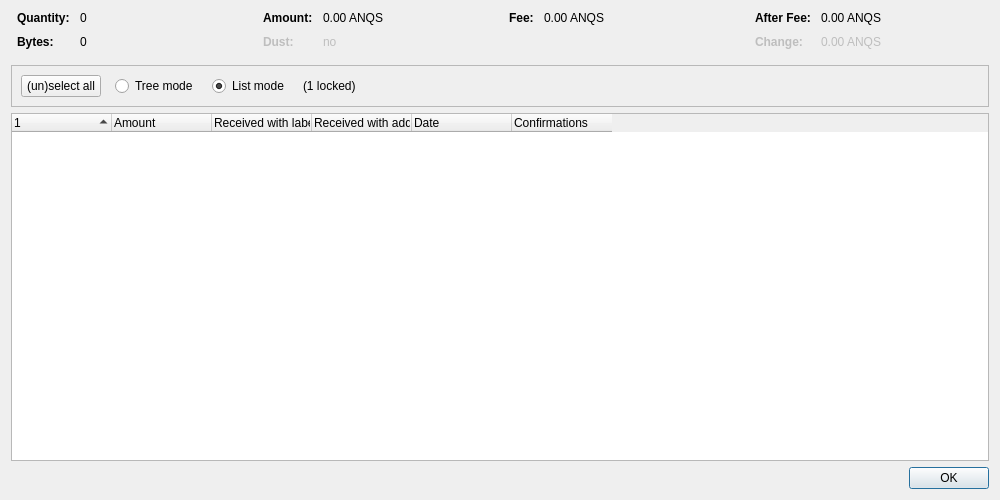
<?xml version="1.0" encoding="UTF-8"?>
<ui version="4.0">
 <class>CoinControlDialog</class>
 <widget class="QDialog" name="CoinControlDialog">
  <property name="geometry">
   <rect>
    <x>0</x>
    <y>0</y>
    <width>1000</width>
    <height>500</height>
   </rect>
  </property>
  <property name="windowTitle">
   <string>Coin Selection</string>
  </property>
  <layout class="QVBoxLayout" name="verticalLayout">
   <item>
    <layout class="QHBoxLayout" name="horizontalLayoutTop" stretch="0,0,0,0">
     <property name="topMargin">
      <number>0</number>
     </property>
     <property name="bottomMargin">
      <number>10</number>
     </property>
     <item>
      <layout class="QFormLayout" name="formLayoutCoinControl1">
       <property name="horizontalSpacing">
        <number>10</number>
       </property>
       <property name="verticalSpacing">
        <number>10</number>
       </property>
       <property name="leftMargin">
        <number>6</number>
       </property>
       <property name="rightMargin">
        <number>6</number>
       </property>
       <item row="0" column="0">
        <widget class="QLabel" name="labelCoinControlQuantityText">
         <property name="font">
          <font>
           <weight>75</weight>
           <bold>true</bold>
          </font>
         </property>
         <property name="text">
          <string>Quantity:</string>
         </property>
        </widget>
       </item>
       <item row="0" column="1">
        <widget class="QLabel" name="labelCoinControlQuantity">
         <property name="cursor">
          <cursorShape>IBeamCursor</cursorShape>
         </property>
         <property name="contextMenuPolicy">
          <enum>Qt::ActionsContextMenu</enum>
         </property>
         <property name="text">
          <string notr="true">0</string>
         </property>
         <property name="textInteractionFlags">
          <set>Qt::LinksAccessibleByMouse|Qt::TextSelectableByKeyboard|Qt::TextSelectableByMouse</set>
         </property>
        </widget>
       </item>
       <item row="1" column="0">
        <widget class="QLabel" name="labelCoinControlBytesText">
         <property name="font">
          <font>
           <weight>75</weight>
           <bold>true</bold>
          </font>
         </property>
         <property name="text">
          <string>Bytes:</string>
         </property>
        </widget>
       </item>
       <item row="1" column="1">
        <widget class="QLabel" name="labelCoinControlBytes">
         <property name="cursor">
          <cursorShape>IBeamCursor</cursorShape>
         </property>
         <property name="contextMenuPolicy">
          <enum>Qt::ActionsContextMenu</enum>
         </property>
         <property name="text">
          <string notr="true">0</string>
         </property>
         <property name="textInteractionFlags">
          <set>Qt::LinksAccessibleByMouse|Qt::TextSelectableByKeyboard|Qt::TextSelectableByMouse</set>
         </property>
        </widget>
       </item>
      </layout>
     </item>
     <item>
      <layout class="QFormLayout" name="formLayoutCoinControl2">
       <property name="horizontalSpacing">
        <number>10</number>
       </property>
       <property name="verticalSpacing">
        <number>10</number>
       </property>
       <property name="leftMargin">
        <number>6</number>
       </property>
       <property name="rightMargin">
        <number>6</number>
       </property>
       <item row="0" column="0">
        <widget class="QLabel" name="labelCoinControlAmountText">
         <property name="font">
          <font>
           <weight>75</weight>
           <bold>true</bold>
          </font>
         </property>
         <property name="text">
          <string>Amount:</string>
         </property>
        </widget>
       </item>
       <item row="0" column="1">
        <widget class="QLabel" name="labelCoinControlAmount">
         <property name="cursor">
          <cursorShape>IBeamCursor</cursorShape>
         </property>
         <property name="contextMenuPolicy">
          <enum>Qt::ActionsContextMenu</enum>
         </property>
         <property name="text">
          <string notr="true">0.00 ANQS</string>
         </property>
         <property name="textInteractionFlags">
          <set>Qt::LinksAccessibleByMouse|Qt::TextSelectableByKeyboard|Qt::TextSelectableByMouse</set>
         </property>
        </widget>
       </item>
       <item row="1" column="0">
        <widget class="QLabel" name="labelCoinControlLowOutputText">
         <property name="enabled">
          <bool>false</bool>
         </property>
         <property name="font">
          <font>
           <weight>75</weight>
           <bold>true</bold>
          </font>
         </property>
         <property name="text">
          <string>Dust:</string>
         </property>
        </widget>
       </item>
       <item row="1" column="1">
        <widget class="QLabel" name="labelCoinControlLowOutput">
         <property name="enabled">
          <bool>false</bool>
         </property>
         <property name="cursor">
          <cursorShape>IBeamCursor</cursorShape>
         </property>
         <property name="contextMenuPolicy">
          <enum>Qt::ActionsContextMenu</enum>
         </property>
         <property name="text">
          <string notr="true">no</string>
         </property>
         <property name="textInteractionFlags">
          <set>Qt::LinksAccessibleByMouse|Qt::TextSelectableByKeyboard|Qt::TextSelectableByMouse</set>
         </property>
        </widget>
       </item>
      </layout>
     </item>
     <item>
      <layout class="QFormLayout" name="formLayoutCoinControl3">
       <property name="horizontalSpacing">
        <number>10</number>
       </property>
       <property name="verticalSpacing">
        <number>10</number>
       </property>
       <property name="leftMargin">
        <number>6</number>
       </property>
       <property name="rightMargin">
        <number>6</number>
       </property>
       <item row="0" column="0">
        <widget class="QLabel" name="labelCoinControlFeeText">
         <property name="font">
          <font>
           <weight>75</weight>
           <bold>true</bold>
          </font>
         </property>
         <property name="text">
          <string>Fee:</string>
         </property>
        </widget>
       </item>
       <item row="0" column="1">
        <widget class="QLabel" name="labelCoinControlFee">
         <property name="cursor">
          <cursorShape>IBeamCursor</cursorShape>
         </property>
         <property name="contextMenuPolicy">
          <enum>Qt::ActionsContextMenu</enum>
         </property>
         <property name="text">
          <string notr="true">0.00 ANQS</string>
         </property>
         <property name="textInteractionFlags">
          <set>Qt::LinksAccessibleByMouse|Qt::TextSelectableByKeyboard|Qt::TextSelectableByMouse</set>
         </property>
        </widget>
       </item>
      </layout>
     </item>
     <item>
      <layout class="QFormLayout" name="formLayoutCoinControl4">
       <property name="horizontalSpacing">
        <number>10</number>
       </property>
       <property name="verticalSpacing">
        <number>10</number>
       </property>
       <property name="leftMargin">
        <number>6</number>
       </property>
       <property name="rightMargin">
        <number>6</number>
       </property>
       <item row="0" column="0">
        <widget class="QLabel" name="labelCoinControlAfterFeeText">
         <property name="font">
          <font>
           <weight>75</weight>
           <bold>true</bold>
          </font>
         </property>
         <property name="text">
          <string>After Fee:</string>
         </property>
        </widget>
       </item>
       <item row="0" column="1">
        <widget class="QLabel" name="labelCoinControlAfterFee">
         <property name="cursor">
          <cursorShape>IBeamCursor</cursorShape>
         </property>
         <property name="contextMenuPolicy">
          <enum>Qt::ActionsContextMenu</enum>
         </property>
         <property name="text">
          <string notr="true">0.00 ANQS</string>
         </property>
         <property name="textInteractionFlags">
          <set>Qt::LinksAccessibleByMouse|Qt::TextSelectableByKeyboard|Qt::TextSelectableByMouse</set>
         </property>
        </widget>
       </item>
       <item row="1" column="0">
        <widget class="QLabel" name="labelCoinControlChangeText">
         <property name="enabled">
          <bool>false</bool>
         </property>
         <property name="font">
          <font>
           <weight>75</weight>
           <bold>true</bold>
          </font>
         </property>
         <property name="text">
          <string>Change:</string>
         </property>
        </widget>
       </item>
       <item row="1" column="1">
        <widget class="QLabel" name="labelCoinControlChange">
         <property name="enabled">
          <bool>false</bool>
         </property>
         <property name="cursor">
          <cursorShape>IBeamCursor</cursorShape>
         </property>
         <property name="contextMenuPolicy">
          <enum>Qt::ActionsContextMenu</enum>
         </property>
         <property name="text">
          <string notr="true">0.00 ANQS</string>
         </property>
         <property name="textInteractionFlags">
          <set>Qt::LinksAccessibleByMouse|Qt::TextSelectableByKeyboard|Qt::TextSelectableByMouse</set>
         </property>
        </widget>
       </item>
      </layout>
     </item>
    </layout>
   </item>
   <item>
    <widget class="QFrame" name="frame">
     <property name="minimumSize">
      <size>
       <width>0</width>
       <height>40</height>
      </size>
     </property>
     <property name="frameShape">
      <enum>QFrame::StyledPanel</enum>
     </property>
     <property name="frameShadow">
      <enum>QFrame::Sunken</enum>
     </property>
     <layout class="QHBoxLayout" name="horizontalLayout">
      <item>
       <layout class="QHBoxLayout" name="horizontalLayoutPanel" stretch="0,0,0,0,0">
        <property name="spacing">
         <number>14</number>
        </property>
        <item>
         <widget class="QPushButton" name="pushButtonSelectAll">
          <property name="sizePolicy">
           <sizepolicy hsizetype="Maximum" vsizetype="Fixed">
            <horstretch>0</horstretch>
            <verstretch>0</verstretch>
           </sizepolicy>
          </property>
          <property name="text">
           <string>(un)select all</string>
          </property>
          <property name="autoDefault">
           <bool>false</bool>
          </property>
         </widget>
        </item>
        <item>
         <widget class="QRadioButton" name="radioTreeMode">
          <property name="sizePolicy">
           <sizepolicy hsizetype="Maximum" vsizetype="Fixed">
            <horstretch>0</horstretch>
            <verstretch>0</verstretch>
           </sizepolicy>
          </property>
          <property name="text">
           <string>Tree mode</string>
          </property>
         </widget>
        </item>
        <item>
         <widget class="QRadioButton" name="radioListMode">
          <property name="sizePolicy">
           <sizepolicy hsizetype="Maximum" vsizetype="Fixed">
            <horstretch>0</horstretch>
            <verstretch>0</verstretch>
           </sizepolicy>
          </property>
          <property name="text">
           <string>List mode</string>
          </property>
          <property name="checked">
           <bool>true</bool>
          </property>
         </widget>
        </item>
        <item>
         <widget class="QLabel" name="labelLocked">
          <property name="text">
           <string notr="true">(1 locked)</string>
          </property>
         </widget>
        </item>
        <item>
         <spacer name="horizontalSpacer">
          <property name="orientation">
           <enum>Qt::Horizontal</enum>
          </property>
          <property name="sizeHint" stdset="0">
           <size>
            <width>40</width>
            <height>20</height>
           </size>
          </property>
         </spacer>
        </item>
       </layout>
      </item>
     </layout>
    </widget>
   </item>
   <item>
    <widget class="CoinControlTreeWidget" name="treeWidget">
     <property name="contextMenuPolicy">
      <enum>Qt::CustomContextMenu</enum>
     </property>
     <property name="sortingEnabled">
      <bool>false</bool>
     </property>
     <property name="columnCount">
      <number>6</number>
     </property>
     <attribute name="headerShowSortIndicator" stdset="0">
      <bool>true</bool>
     </attribute>
     <attribute name="headerStretchLastSection">
      <bool>false</bool>
     </attribute>
     <column>
      <property name="text">
       <string/>
      </property>
     </column>
     <column>
      <property name="text">
       <string>Amount</string>
      </property>
     </column>
     <column>
      <property name="text">
       <string>Received with label</string>
      </property>
     </column>
     <column>
      <property name="text">
       <string>Received with address</string>
      </property>
     </column>
     <column>
      <property name="text">
       <string>Date</string>
      </property>
     </column>
     <column>
      <property name="text">
       <string>Confirmations</string>
      </property>
      <property name="toolTip">
       <string>Confirmed</string>
      </property>
     </column>
     <column>
      <property name="text">
       <string/>
      </property>
     </column>
     <column>
      <property name="text">
       <string/>
      </property>
     </column>
     <column>
      <property name="text">
       <string/>
      </property>
     </column>
     <column>
      <property name="text">
       <string/>
      </property>
     </column>
    </widget>
   </item>
   <item>
    <widget class="QDialogButtonBox" name="buttonBox">
     <property name="orientation">
      <enum>Qt::Horizontal</enum>
     </property>
     <property name="standardButtons">
      <set>QDialogButtonBox::Ok</set>
     </property>
    </widget>
   </item>
  </layout>
 </widget>
 <customwidgets>
  <customwidget>
   <class>CoinControlTreeWidget</class>
   <extends>QTreeWidget</extends>
   <header>qt/coincontroltreewidget.h</header>
  </customwidget>
 </customwidgets>
 <resources/>
 <connections/>
</ui>
